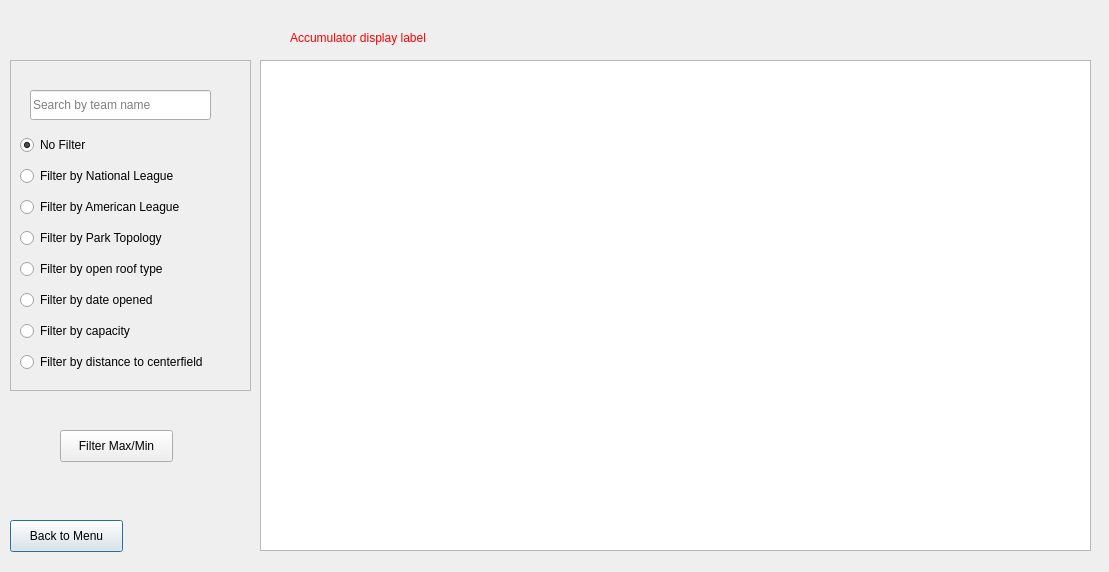
<?xml version="1.0" encoding="UTF-8"?>
<ui version="4.0">
 <class>TeamInfoWindow</class>
 <widget class="QDialog" name="TeamInfoWindow">
  <property name="geometry">
   <rect>
    <x>0</x>
    <y>0</y>
    <width>1109</width>
    <height>572</height>
   </rect>
  </property>
  <property name="windowTitle">
   <string>Team Info Display</string>
  </property>
  <property name="styleSheet">
   <string notr="true">QToolTip {
    border: 1px solid #76797C;
    background-color: #5A7566;
    color: white;
    padding: 0px;                /*remove padding, for fix combobox tooltip.*/
    opacity: 200;
}

QWidget {
    background: qlineargradient(x1:0 y1:0, x2:1 y2:0, stop:0 #000000, stop:1 #434343);
    selection-background-color: #3daee9;
    selection-color: #eff0f1;
    background-clip: border;
    border-image: none;
    border: 0px transparent black;
    outline: 0;
color:white;
}
QHBoxLayout {
    background-color:black;
}

QWidget:item:hover {
    background-color: #18465d;
    color: #eff0f1;
}

QWidget:item:selected {
    background-color: #18465d;
}

QCheckBox {
    spacing: 5px;
    outline: none;
    color: #eff0f1;
    margin-bottom: 2px;
}

QCheckBox:disabled {
    color: #76797C;
}

QCheckBox::indicator,
QGroupBox::indicator {
    width: 18px;
    height: 18px;
}

QGroupBox::indicator {
    margin-left: 2px;
}

QCheckBox::indicator:unchecked {
    image: url(:/qss_icons/rc/checkbox_unchecked.png);
}

QCheckBox::indicator:unchecked:hover,
QCheckBox::indicator:unchecked:focus,
QCheckBox::indicator:unchecked:pressed,
QGroupBox::indicator:unchecked:hover,
QGroupBox::indicator:unchecked:focus,
QGroupBox::indicator:unchecked:pressed {
    border: none;
    image: url(:/qss_icons/rc/checkbox_unchecked_focus.png);
}

QCheckBox::indicator:checked {
    image: url(:/qss_icons/rc/checkbox_checked.png);
}

QCheckBox::indicator:checked:hover,
QCheckBox::indicator:checked:focus,
QCheckBox::indicator:checked:pressed,
QGroupBox::indicator:checked:hover,
QGroupBox::indicator:checked:focus,
QGroupBox::indicator:checked:pressed {
    border: none;
    image: url(:/qss_icons/rc/checkbox_checked_focus.png);
}

QCheckBox::indicator:indeterminate {
    image: url(:/qss_icons/rc/checkbox_indeterminate.png);
}

QCheckBox::indicator:indeterminate:focus,
QCheckBox::indicator:indeterminate:hover,
QCheckBox::indicator:indeterminate:pressed {
    image: url(:/qss_icons/rc/checkbox_indeterminate_focus.png);
}

QCheckBox::indicator:checked:disabled,
QGroupBox::indicator:checked:disabled {
    image: url(:/qss_icons/rc/checkbox_checked_disabled.png);
}

QCheckBox::indicator:unchecked:disabled,
QGroupBox::indicator:unchecked:disabled {
    image: url(:/qss_icons/rc/checkbox_unchecked_disabled.png);
}

QRadioButton {
    spacing: 5px;
    outline: none;
    color: #eff0f1;
    margin-bottom: 2px;
}

QRadioButton:disabled {
    color: #76797C;
}

QRadioButton::indicator {
    width: 21px;
    height: 21px;
}

QRadioButton::indicator:unchecked {
    image: url(:/qss_icons/rc/radio_unchecked.png);
}

QRadioButton::indicator:unchecked:hover,
QRadioButton::indicator:unchecked:focus,
QRadioButton::indicator:unchecked:pressed {
    border: none;
    outline: none;
    image: url(:/qss_icons/rc/radio_unchecked_focus.png);
}

QRadioButton::indicator:checked {
    border: none;
    outline: none;
    image: url(:/qss_icons/rc/radio_checked.png);
}

QRadioButton::indicator:checked:hover,
QRadioButton::indicator:checked:focus,
QRadioButton::indicator:checked:pressed {
    border: none;
    outline: none;
    image: url(:/qss_icons/rc/radio_checked_focus.png);
}

QRadioButton::indicator:checked:disabled {
    outline: none;
    image: url(:/qss_icons/rc/radio_checked_disabled.png);
}

QRadioButton::indicator:unchecked:disabled {
    image: url(:/qss_icons/rc/radio_unchecked_disabled.png);
}

QMenuBar {
    background-color: #31363b;
    color: #eff0f1;
}

QMenuBar::item {
    background: transparent;
}

QMenuBar::item:selected {
    background: transparent;
    border: 1px solid #76797C;
}

QMenuBar::item:pressed {
    border: 1px solid #76797C;
    background-color: #3daee9;
    color: #eff0f1;
    margin-bottom: -1px;
    padding-bottom: 1px;
}

QMenu {
    border: 1px solid #76797C;
    color: #eff0f1;
    margin: 2px;
}

QMenu::icon {
    margin: 5px;
}

QMenu::item {
    padding: 5px 30px 5px 30px;
    border: 1px solid transparent;
    /* reserve space for selection border */
}

QMenu::item:selected {
    color: #eff0f1;
}

QMenu::separator {
    height: 2px;
    background: lightblue;
    margin-left: 10px;
    margin-right: 5px;
}

QMenu::indicator {
    width: 18px;
    height: 18px;
}


/* non-exclusive indicator = check box style indicator
   (see QActionGroup::setExclusive) */

QMenu::indicator:non-exclusive:unchecked {
    image: url(:/qss_icons/rc/checkbox_unchecked.png);
}

QMenu::indicator:non-exclusive:unchecked:selected {
    image: url(:/qss_icons/rc/checkbox_unchecked_disabled.png);
}

QMenu::indicator:non-exclusive:checked {
    image: url(:/qss_icons/rc/checkbox_checked.png);
}

QMenu::indicator:non-exclusive:checked:selected {
    image: url(:/qss_icons/rc/checkbox_checked_disabled.png);
}


/* exclusive indicator = radio button style indicator (see QActionGroup::setExclusive) */

QMenu::indicator:exclusive:unchecked {
    image: url(:/qss_icons/rc/radio_unchecked.png);
}

QMenu::indicator:exclusive:unchecked:selected {
    image: url(:/qss_icons/rc/radio_unchecked_disabled.png);
}

QMenu::indicator:exclusive:checked {
    image: url(:/qss_icons/rc/radio_checked.png);
}

QMenu::indicator:exclusive:checked:selected {
    image: url(:/qss_icons/rc/radio_checked_disabled.png);
}

QMenu::right-arrow {
    margin: 5px;
    image: url(:/qss_icons/rc/right_arrow.png)
}

QWidget:disabled {
    color: #454545;
    background-color: #31363b;
}

QAbstractItemView {
    alternate-background-color: #31363b;
    color: #eff0f1;
    border: 1px solid #3A3939;
    border-radius: 2px;
}

QWidget:focus,
QMenuBar:focus {
    border: 1px solid #3daee9;
}

QTabWidget:focus,
QCheckBox:focus,
QRadioButton:focus,
QSlider:focus {
    border: none;
}

QLineEdit {
    background-color: #232629;
    padding: 5px;
    border-style: solid;
    border: 1px solid #76797C;
    border-radius: 2px;
    color: #eff0f1;
}

QAbstractItemView QLineEdit {
    padding: 0;
}

QGroupBox {
    border: 1px solid #76797C;
    border-radius: 2px;
    margin-top: 20px;
}

QGroupBox::title {
    subcontrol-origin: margin;
    subcontrol-position: top center;
    padding-left: 10px;
    padding-right: 10px;
    padding-top: 10px;
}

QAbstractScrollArea {
    border-radius: 2px;
    border: 1px solid #76797C;
    background-color: transparent;
}

QScrollBar:horizontal {
    height: 15px;
    margin: 3px 15px 3px 15px;
    border: 1px transparent #2A2929;
    border-radius: 4px;
    background-color: #2A2929;
}

QScrollBar::handle:horizontal {
    background-color: #605F5F;
    min-width: 5px;
    border-radius: 4px;
}

QScrollBar::add-line:horizontal {
    margin: 0px 3px 0px 3px;
    border-image: url(:/qss_icons/rc/right_arrow_disabled.png);
    width: 10px;
    height: 10px;
    subcontrol-position: right;
    subcontrol-origin: margin;
}

QScrollBar::sub-line:horizontal {
    margin: 0px 3px 0px 3px;
    border-image: url(:/qss_icons/rc/left_arrow_disabled.png);
    height: 10px;
    width: 10px;
    subcontrol-position: left;
    subcontrol-origin: margin;
}

QScrollBar::add-line:horizontal:hover,
QScrollBar::add-line:horizontal:on {
    border-image: url(:/qss_icons/rc/right_arrow.png);
    height: 10px;
    width: 10px;
    subcontrol-position: right;
    subcontrol-origin: margin;
}

QScrollBar::sub-line:horizontal:hover,
QScrollBar::sub-line:horizontal:on {
    border-image: url(:/qss_icons/rc/left_arrow.png);
    height: 10px;
    width: 10px;
    subcontrol-position: left;
    subcontrol-origin: margin;
}

QScrollBar::up-arrow:horizontal,
QScrollBar::down-arrow:horizontal {
    background: none;
}

QScrollBar::add-page:horizontal,
QScrollBar::sub-page:horizontal {
    background: none;
}

QScrollBar:vertical {
    background-color: #2A2929;
    width: 15px;
    margin: 15px 3px 15px 3px;
    border: 1px transparent #2A2929;
    border-radius: 4px;
}

QScrollBar::handle:vertical {
    background-color: #605F5F;
    min-height: 5px;
    border-radius: 4px;
}

QScrollBar::sub-line:vertical {
    margin: 3px 0px 3px 0px;
    border-image: url(:/qss_icons/rc/up_arrow_disabled.png);
    height: 10px;
    width: 10px;
    subcontrol-position: top;
    subcontrol-origin: margin;
}

QScrollBar::add-line:vertical {
    margin: 3px 0px 3px 0px;
    border-image: url(:/qss_icons/rc/down_arrow_disabled.png);
    height: 10px;
    width: 10px;
    subcontrol-position: bottom;
    subcontrol-origin: margin;
}

QScrollBar::sub-line:vertical:hover,
QScrollBar::sub-line:vertical:on {
    border-image: url(:/qss_icons/rc/up_arrow.png);
    height: 10px;
    width: 10px;
    subcontrol-position: top;
    subcontrol-origin: margin;
}

QScrollBar::add-line:vertical:hover,
QScrollBar::add-line:vertical:on {
    border-image: url(:/qss_icons/rc/down_arrow.png);
    height: 10px;
    width: 10px;
    subcontrol-position: bottom;
    subcontrol-origin: margin;
}

QScrollBar::up-arrow:vertical,
QScrollBar::down-arrow:vertical {
    background: none;
}

QScrollBar::add-page:vertical,
QScrollBar::sub-page:vertical {
    background: none;
}

QTextEdit {
    background-color: #232629;
    color: #eff0f1;
    border: 1px solid #76797C;
}

QPlainTextEdit {
    background-color: #232629;
    ;
    color: #eff0f1;
    border-radius: 2px;
    border: 1px solid #76797C;
}

QHeaderView::section {
    background-color: #76797C;
    color: #eff0f1;
    padding: 5px;
    border: 1px solid #76797C;
}

QSizeGrip {
    image: url(:/qss_icons/rc/sizegrip.png);
    width: 12px;
    height: 12px;
}

QMainWindow::separator {
    background-color: #31363b;
    color: white;
    padding-left: 4px;
    spacing: 2px;
    border: 1px dashed #76797C;
}

QMainWindow::separator:hover {
    background-color: #787876;
    color: white;
    padding-left: 4px;
    border: 1px solid #76797C;
    spacing: 2px;
}

QMenu::separator {
    height: 1px;
    background-color: #76797C;
    color: white;
    padding-left: 4px;
    margin-left: 10px;
    margin-right: 5px;
}

QFrame {
    border-radius: 2px;
    border: 1px solid #76797C;
}

QFrame[frameShape=&quot;0&quot;] {
    border-radius: 2px;
    border: 1px transparent #76797C;
}

QStackedWidget {
    border: 1px transparent black;
}

QToolBar {
    border: 1px transparent #393838;
    background: 1px solid #31363b;
    font-weight: bold;
}

QToolBar::handle:horizontal {
    image: url(:/qss_icons/rc/Hmovetoolbar.png);
}

QToolBar::handle:vertical {
    image: url(:/qss_icons/rc/Vmovetoolbar.png);
}

QToolBar::separator:horizontal {
    image: url(:/qss_icons/rc/Hsepartoolbar.png);
}

QToolBar::separator:vertical {
    image: url(:/qss_icons/rc/Vsepartoolbar.png);
}

QToolButton#qt_toolbar_ext_button {
    background: #58595a
}

QPushButton {
    color: white;
    background: qlineargradient(x1:0 y1:0, x2:1 y2:0, stop:0 #333333, stop:1 #dd1818);

    border-width: 1px;
    border-color: rgb(255, 0, 24);
    border-style: solid;
    padding: 5px;
    border-radius: 2px;
    outline: none;
}

QPushButton:pressed {
    background-color: #e65c00;
    padding-top: -15px;
    padding-bottom: -17px;
}

QComboBox {
    selection-background-color: #3daee9;
    border-style: solid;
    border: 1px solid #76797C;
    border-radius: 2px;
    padding: 5px;
    min-width: 75px;
}

QPushButton:checked {
    background-color: #76797C;
    border-color: #6A6969;
}

QComboBox:hover,
QPushButton:hover,
QAbstractSpinBox:hover,
QLineEdit:hover,
QTextEdit:hover,
QPlainTextEdit:hover,
QAbstractView:hover,
QTreeView:hover {
    border: 2px solid yellow;
    color: yellow;
}

QComboBox:on {
    padding-top: 3px;
    padding-left: 4px;
    selection-background-color: rgba(255, 0, 0, 0.5);
}

QComboBox QAbstractItemView {
    background-color: #232629;
    border-radius: 2px;
    border: 1px solid #76797C;
    selection-background-color: #18465d;
}

QComboBox::drop-down {
    subcontrol-origin: padding;
    subcontrol-position: top right;
    width: 15px;
    border-left-width: 0px;
    border-left-color: darkgray;
    border-left-style: solid;
    border-top-right-radius: 3px;
    border-bottom-right-radius: 3px;
}

QComboBox::down-arrow {
    image: url(:/qss_icons/rc/down_arrow_disabled.png);
}

QComboBox::down-arrow:on,
QComboBox::down-arrow:hover,
QComboBox::down-arrow:focus {
    image: url(:/qss_icons/rc/down_arrow.png);
}

QAbstractSpinBox {
    padding: 5px;
    border: 1px solid #76797C;
    background-color: #232629;
    color: #eff0f1;
    border-radius: 2px;
    min-width: 75px;
}

QAbstractSpinBox:up-button {
    background-color: transparent;
    subcontrol-origin: border;
    subcontrol-position: center right;
}

QAbstractSpinBox:down-button {
    background-color: transparent;
    subcontrol-origin: border;
    subcontrol-position: center left;
}

QAbstractSpinBox::up-arrow,
QAbstractSpinBox::up-arrow:disabled,
QAbstractSpinBox::up-arrow:off {
    image: url(:/qss_icons/rc/up_arrow_disabled.png);
    width: 10px;
    height: 10px;
}

QAbstractSpinBox::up-arrow:hover {
    image: url(:/qss_icons/rc/up_arrow.png);
}

QAbstractSpinBox::down-arrow,
QAbstractSpinBox::down-arrow:disabled,
QAbstractSpinBox::down-arrow:off {
    image: url(:/qss_icons/rc/down_arrow_disabled.png);
    width: 10px;
    height: 10px;
}

QAbstractSpinBox::down-arrow:hover {
    image: url(:/qss_icons/rc/down_arrow.png);
}

QLabel {
    border: 0px solid black;
}

QTabWidget {
    border: 0px transparent black;
}

QTabWidget::pane {
    border: 1px solid #76797C;
    padding: 5px;
    margin: 0px;
}

QTabWidget::tab-bar {
    /* left: 5px; move to the right by 5px */
}

QTabBar {
    qproperty-drawBase: 0;
    border-radius: 3px;
}

QTabBar:focus {
    border: 0px transparent black;
}

QTabBar::close-button {
    image: url(:/qss_icons/rc/close.png);
    background: transparent;
}

QTabBar::close-button:hover {
    image: url(:/qss_icons/rc/close-hover.png);
    background: transparent;
}

QTabBar::close-button:pressed {
    image: url(:/qss_icons/rc/close-pressed.png);
    background: transparent;
}


/* TOP TABS */

QTabBar::tab:top {
    color: #eff0f1;
    border: 1px solid #76797C;
    border-bottom: 1px transparent black;
    background-color: #31363b;
    padding: 5px;
    min-width: 50px;
    border-top-left-radius: 2px;
    border-top-right-radius: 2px;
}

QTabBar::tab:top:selected {
    color: #eff0f1;
    background-color: #54575B;
    border: 1px solid #76797C;
    border-bottom: 2px solid #3daee9;
    border-top-left-radius: 2px;
    border-top-right-radius: 2px;
}

QTabBar::tab:top:!selected:hover {
    background-color: #3daee9;
}


/* BOTTOM TABS */

QTabBar::tab:bottom {
    color: #eff0f1;
    border: 1px solid #76797C;
    border-top: 1px transparent black;
    background-color: #31363b;
    padding: 5px;
    border-bottom-left-radius: 2px;
    border-bottom-right-radius: 2px;
    min-width: 50px;
}

QTabBar::tab:bottom:selected {
    color: #eff0f1;
    background-color: #54575B;
    border: 1px solid #76797C;
    border-top: 2px solid #3daee9;
    border-bottom-left-radius: 2px;
    border-bottom-right-radius: 2px;
}

QTabBar::tab:bottom:!selected:hover {
    background-color: #3daee9;
}


/* LEFT TABS */

QTabBar::tab:left {
    color: #eff0f1;
    border: 1px solid #76797C;
    border-left: 1px transparent black;
    background-color: #31363b;
    padding: 5px;
    border-top-right-radius: 2px;
    border-bottom-right-radius: 2px;
    min-height: 50px;
}

QTabBar::tab:left:selected {
    color: #eff0f1;
    background-color: #54575B;
    border: 1px solid #76797C;
    border-left: 2px solid #3daee9;
    border-top-right-radius: 2px;
    border-bottom-right-radius: 2px;
}

QTabBar::tab:left:!selected:hover {
    background-color: #3daee9;
}


/* RIGHT TABS */

QTabBar::tab:right {
    color: #eff0f1;
    border: 1px solid #76797C;
    border-right: 1px transparent black;
    background-color: #31363b;
    padding: 5px;
    border-top-left-radius: 2px;
    border-bottom-left-radius: 2px;
    min-height: 50px;
}

QTabBar::tab:right:selected {
    color: #eff0f1;
    background-color: #54575B;
    border: 1px solid #76797C;
    border-right: 2px solid #3daee9;
    border-top-left-radius: 2px;
    border-bottom-left-radius: 2px;
}

QTabBar::tab:right:!selected:hover {
    background-color: #3daee9;
}

QTabBar QToolButton::right-arrow:enabled {
    image: url(:/qss_icons/rc/right_arrow.png);
}

QTabBar QToolButton::left-arrow:enabled {
    image: url(:/qss_icons/rc/left_arrow.png);
}

QTabBar QToolButton::right-arrow:disabled {
    image: url(:/qss_icons/rc/right_arrow_disabled.png);
}

QTabBar QToolButton::left-arrow:disabled {
    image: url(:/qss_icons/rc/left_arrow_disabled.png);
}

QDockWidget {
    background: #31363b;
    border: 1px solid #403F3F;
    titlebar-close-icon: url(:/qss_icons/rc/close.png);
    titlebar-normal-icon: url(:/qss_icons/rc/undock.png);
}

QDockWidget::close-button,
QDockWidget::float-button {
    border: 1px solid transparent;
    border-radius: 2px;
    background: transparent;
}

QDockWidget::close-button:hover,
QDockWidget::float-button:hover {
    background: rgba(255, 255, 255, 10);
}

QDockWidget::close-button:pressed,
QDockWidget::float-button:pressed {
    padding: 1px -1px -1px 1px;
    background: rgba(255, 255, 255, 10);
}

QTreeView,
QListView {
    border: 1px solid #76797C;
    background-color: #232629;
}

QTreeView:branch:selected,
QTreeView:branch:hover {
    background: url(:/qss_icons/rc/transparent.png);
}

QTreeView::branch:has-siblings:!adjoins-item {
    border-image: url(:/qss_icons/rc/transparent.png);
}

QTreeView::branch:has-siblings:adjoins-item {
    border-image: url(:/qss_icons/rc/transparent.png);
}

QTreeView::branch:!has-children:!has-siblings:adjoins-item {
    border-image: url(:/qss_icons/rc/transparent.png);
}

QTreeView::branch:has-children:!has-siblings:closed,
QTreeView::branch:closed:has-children:has-siblings {
    image: url(:/qss_icons/rc/branch_closed.png);
}

QTreeView::branch:open:has-children:!has-siblings,
QTreeView::branch:open:has-children:has-siblings {
    image: url(:/qss_icons/rc/branch_open.png);
}

QTreeView::branch:has-children:!has-siblings:closed:hover,
QTreeView::branch:closed:has-children:has-siblings:hover {
    image: url(:/qss_icons/rc/branch_closed-on.png);
}

QTreeView::branch:open:has-children:!has-siblings:hover,
QTreeView::branch:open:has-children:has-siblings:hover {
    image: url(:/qss_icons/rc/branch_open-on.png);
}

QListView::item:!selected:hover,
QTreeView::item:!selected:hover {
    background: #18465d;
    outline: 0;
    color: #eff0f1
}

QListView::item:selected:hover,
QTreeView::item:selected:hover {
    background: #287399;
    color: #eff0f1;
}

QTreeView::indicator:checked,
QListView::indicator:checked {
    image: url(:/qss_icons/rc/checkbox_checked.png);
}

QTreeView::indicator:unchecked,
QListView::indicator:unchecked {
    image: url(:/qss_icons/rc/checkbox_unchecked.png);
}

QTreeView::indicator:checked:hover,
QTreeView::indicator:checked:focus,
QTreeView::indicator:checked:pressed,
QListView::indicator:checked:hover,
QListView::indicator:checked:focus,
QListView::indicator:checked:pressed {
    image: url(:/qss_icons/rc/checkbox_checked_focus.png);
}

QTreeView::indicator:unchecked:hover,
QTreeView::indicator:unchecked:focus,
QTreeView::indicator:unchecked:pressed,
QListView::indicator:unchecked:hover,
QListView::indicator:unchecked:focus,
QListView::indicator:unchecked:pressed {
    image: url(:/qss_icons/rc/checkbox_unchecked_focus.png);
}

QSlider::groove:horizontal {
    border: 1px solid #565a5e;
    height: 4px;
    background: #565a5e;
    margin: 0px;
    border-radius: 2px;
}

QSlider::handle:horizontal {
    background: #232629;
    border: 1px solid #565a5e;
    width: 16px;
    height: 16px;
    margin: -8px 0;
    border-radius: 9px;
}

QSlider::groove:vertical {
    border: 1px solid #565a5e;
    width: 4px;
    background: #565a5e;
    margin: 0px;
    border-radius: 3px;
}

QSlider::handle:vertical {
    background: #232629;
    border: 1px solid #565a5e;
    width: 16px;
    height: 16px;
    margin: 0 -8px;
    border-radius: 9px;
}

QToolButton {
    background-color: transparent;
    border: 1px transparent #76797C;
    border-radius: 2px;
    margin: 3px;
    padding: 5px;
}

QToolButton[popupMode=&quot;1&quot;] {
    /* only for MenuButtonPopup */
    padding-right: 20px;
    /* make way for the popup button */
    border: 1px #76797C;
    border-radius: 5px;
}

QToolButton[popupMode=&quot;2&quot;] {
    /* only for InstantPopup */
    padding-right: 10px;
    /* make way for the popup button */
    border: 1px #76797C;
}

QToolButton:hover,
QToolButton::menu-button:hover {
    background-color: transparent;
    border: 1px solid #3daee9;
    padding: 5px;
}

QToolButton:checked,
QToolButton:pressed,
QToolButton::menu-button:pressed {
    background-color: #3daee9;
    border: 1px solid #3daee9;
    padding: 5px;
}


/* the subcontrol below is used only in the InstantPopup or DelayedPopup mode */

QToolButton::menu-indicator {
    image: url(:/qss_icons/rc/down_arrow.png);
    top: -7px;
    left: -2px;
    /* shift it a bit */
}


/* the subcontrols below are used only in the MenuButtonPopup mode */

QToolButton::menu-button {
    border: 1px transparent #76797C;
    border-top-right-radius: 6px;
    border-bottom-right-radius: 6px;
    /* 16px width + 4px for border = 20px allocated above */
    width: 16px;
    outline: none;
}

QToolButton::menu-arrow {
    image: url(:/qss_icons/rc/down_arrow.png);
}

QToolButton::menu-arrow:open {
    border: 1px solid #76797C;
}

QPushButton::menu-indicator {
    subcontrol-origin: padding;
    subcontrol-position: bottom right;
    left: 8px;
}

QTableView {
    border: 1px solid #76797C;
    gridline-color: #31363b;
    background-color: #232629;
}

QTableView,
QHeaderView {
    border-radius: 0px;
}

QTableView::item:pressed,
QListView::item:pressed,
QTreeView::item:pressed {
    background: #18465d;
    color: #eff0f1;
}

QTableView::item:selected:active,
QTreeView::item:selected:active,
QListView::item:selected:active {
    background: #287399;
    color: #eff0f1;
}

QHeaderView {
    background-color: #31363b;
    border: 1px transparent;
    border-radius: 0px;
    margin: 0px;
    padding: 0px;
}

QHeaderView::section {
    background-color: #31363b;
    color: #eff0f1;
    padding: 5px;
    border: 1px solid #76797C;
    border-radius: 0px;
    text-align: center;
}

QHeaderView::section::vertical::first,
QHeaderView::section::vertical::only-one {
    border-top: 1px solid #76797C;
}

QHeaderView::section::vertical {
    border-top: transparent;
}

QHeaderView::section::horizontal::first,
QHeaderView::section::horizontal::only-one {
    border-left: 1px solid #76797C;
}

QHeaderView::section::horizontal {
    border-left: transparent;
}

QHeaderView::section:checked {
    color: white;
    background-color: #334e5e;
}


/* style the sort indicator */

QHeaderView::down-arrow {
    image: url(:/qss_icons/rc/down_arrow.png);
}

QHeaderView::up-arrow {
    image: url(:/qss_icons/rc/up_arrow.png);
}

QTableCornerButton::section {
    background-color: #31363b;
    border: 1px transparent #76797C;
    border-radius: 0px;
}

QToolBox {
    padding: 5px;
    border: 1px transparent black;
}

QToolBox::tab {
    color: #eff0f1;
    background-color: #31363b;
    border: 1px solid #76797C;
    border-bottom: 1px transparent #31363b;
    border-top-left-radius: 5px;
    border-top-right-radius: 5px;
}

QToolBox::tab:selected {
    /* italicize selected tabs */
    font: italic;
    background-color: #31363b;
    border-color: #3daee9;
}

QStatusBar::item {
    border: 0px transparent dark;
}

QFrame[height=&quot;3&quot;],
QFrame[width=&quot;3&quot;] {
    background-color: #76797C;
}

QSplitter::handle {
    border: 1px dashed #76797C;
}

QSplitter::handle:hover {
    background-color: #787876;
    border: 1px solid #76797C;
}

QSplitter::handle:horizontal {
    width: 1px;
}

QSplitter::handle:vertical {
    height: 1px;
}

QProgressBar {
    border: 1px solid #76797C;
    border-radius: 5px;
    text-align: center;
}

QProgressBar::chunk {
    background-color: #05B8CC;
}

QDateEdit {
    selection-background-color: #3daee9;
    border-style: solid;
    border: 1px solid #3375A3;
    border-radius: 2px;
    padding: 1px;
    min-width: 75px;
}

QDateEdit:on {
    padding-top: 3px;
    padding-left: 4px;
    selection-background-color: rgba(255, 0, 0, 0.5)
}

QDateEdit QAbstractItemView {
    background-color: #232629;
    border-radius: 2px;
    border: 1px solid #3375A3;
    selection-background-color: #3daee9;
}

QDateEdit::drop-down {
    subcontrol-origin: padding;
    subcontrol-position: top right;
    width: 15px;
    border-left-width: 0px;
    border-left-color: darkgray;
    border-left-style: solid;
    border-top-right-radius: 3px;
    border-bottom-right-radius: 3px;
}

QDateEdit::down-arrow {
    image: url(:/qss_icons/rc/down_arrow_disabled.png);
}

QDateEdit::down-arrow:on,
QDateEdit::down-arrow:hover,
QDateEdit::down-arrow:focus {
    image: url(:/qss_icons/rc/down_arrow.png);
}
</string>
  </property>
  <widget class="QTableView" name="tableView">
   <property name="geometry">
    <rect>
     <x>260</x>
     <y>60</y>
     <width>831</width>
     <height>491</height>
    </rect>
   </property>
  </widget>
  <widget class="QPushButton" name="backToMenuButton">
   <property name="geometry">
    <rect>
     <x>10</x>
     <y>520</y>
     <width>113</width>
     <height>32</height>
    </rect>
   </property>
   <property name="text">
    <string>Back to Menu</string>
   </property>
  </widget>
  <widget class="QFrame" name="frame">
   <property name="geometry">
    <rect>
     <x>10</x>
     <y>60</y>
     <width>241</width>
     <height>331</height>
    </rect>
   </property>
   <property name="frameShape">
    <enum>QFrame::StyledPanel</enum>
   </property>
   <property name="frameShadow">
    <enum>QFrame::Raised</enum>
   </property>
   <widget class="QWidget" name="layoutWidget">
    <property name="geometry">
     <rect>
      <x>10</x>
      <y>70</y>
      <width>217</width>
      <height>251</height>
     </rect>
    </property>
    <layout class="QVBoxLayout" name="verticalLayout">
     <item>
      <widget class="QRadioButton" name="noFilter">
       <property name="text">
        <string>No Filter</string>
       </property>
       <property name="checked">
        <bool>true</bool>
       </property>
      </widget>
     </item>
     <item>
      <widget class="QRadioButton" name="filterByNationals">
       <property name="text">
        <string>Filter by National League</string>
       </property>
      </widget>
     </item>
     <item>
      <widget class="QRadioButton" name="filterByAmerican">
       <property name="text">
        <string>Filter by American League</string>
       </property>
      </widget>
     </item>
     <item>
      <widget class="QRadioButton" name="filterByTopology">
       <property name="text">
        <string>Filter by Park Topology</string>
       </property>
      </widget>
     </item>
     <item>
      <widget class="QRadioButton" name="filterByOpenRoofType">
       <property name="text">
        <string>Filter by open roof type</string>
       </property>
      </widget>
     </item>
     <item>
      <widget class="QRadioButton" name="filterByDateOpened">
       <property name="text">
        <string>Filter by date opened</string>
       </property>
      </widget>
     </item>
     <item>
      <widget class="QRadioButton" name="filterByCapacity">
       <property name="text">
        <string>Filter by capacity</string>
       </property>
      </widget>
     </item>
     <item>
      <widget class="QRadioButton" name="filterByDistanceToCF">
       <property name="text">
        <string>Filter by distance to centerfield</string>
       </property>
      </widget>
     </item>
    </layout>
   </widget>
   <widget class="QLineEdit" name="sortByTeamNameInput">
    <property name="geometry">
     <rect>
      <x>20</x>
      <y>30</y>
      <width>181</width>
      <height>30</height>
     </rect>
    </property>
    <property name="text">
     <string/>
    </property>
    <property name="placeholderText">
     <string>Search by team name</string>
    </property>
   </widget>
  </widget>
  <widget class="QLabel" name="accumulatorLabel">
   <property name="geometry">
    <rect>
     <x>290</x>
     <y>30</y>
     <width>441</width>
     <height>16</height>
    </rect>
   </property>
   <property name="styleSheet">
    <string notr="true">QLabel {
background: none;
color: red;
}</string>
   </property>
   <property name="text">
    <string>Accumulator display label</string>
   </property>
  </widget>
  <widget class="QPushButton" name="filterMaxMin">
   <property name="geometry">
    <rect>
     <x>60</x>
     <y>430</y>
     <width>113</width>
     <height>32</height>
    </rect>
   </property>
   <property name="text">
    <string>Filter Max/Min</string>
   </property>
  </widget>
 </widget>
 <resources/>
 <connections/>
</ui>
